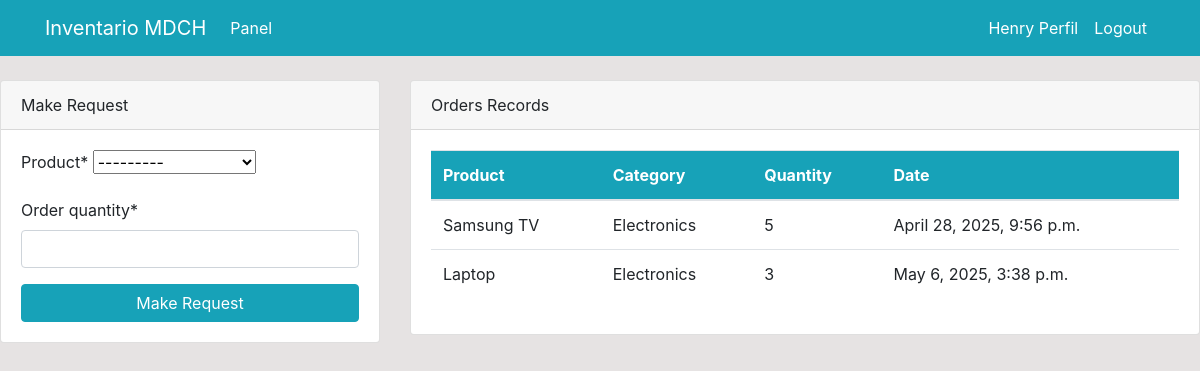
Screenshot of / (signed in) with the database file from the repository.
### dashboard/models.py (models this page shows, shortened)
class Order(models.Model):
    product=models.ForeignKey(Product, on_delete=models.CASCADE, null=True)
    staff=models.ForeignKey(User, models.CASCADE, null=True, blank=True)
    order_quantity=models.PositiveIntegerField(null=True)
    date=models.DateTimeField(auto_now_add=True)
    class   Meta:
        verbose_name_plural= 'Order'

class Product(models.Model):
    name= models.CharField(max_length=100, null=True)
    category=models.CharField(max_length=30, choices=CATEGORY, null=True)
    quantity=models.PositiveIntegerField (null=True)
    class   Meta:
        verbose_name_plural= 'Product'
    def __str__(self):
        return f'{self.name}-{self.quantity}'

### dashboard/views.py (the view)
# urls.py: path('', views.index, name='dashboard-index'),
@login_required
def index(request):
    orders=Order.objects.all()
    products=Product.objects.all()
    orders_count=orders.count()
    product_count=products.count()
    workers_count=User.objects.all().count()
    if request.method == 'POST':
        form=OrderForm (request.POST)
        if form.is_valid():
            instance = form.save(commit=False)
            instance.staff = request.user
            instance.save()
            return redirect('dashboard-index')
    else:
        form=OrderForm ()
    context={
        'orders':orders,
        'form':form,
        'products':products,
        'product_count':product_count,
        'workers_count':workers_count,
        'orders_count':orders_count,
    }
    return render (request, 'dashboard/index.html', context)

### dashboard/forms.py
class OrderForm(forms.ModelForm):
    class Meta:
        model = Order
        fields = ['product','order_quantity']

### templates/dashboard/index.html (shortened to what this page needs)
{% extends 'partials/base.html'%}
{% block content%}
{%if user.is_authenticated and user.is_staff and user.is_superuser%}
{% include 'partials/topnav.html'%}
    <div class="container">
        <div class="row my-5">
            <div class="col-md-6">
                <div class="bg-white">
                    <canvas id="myChart1" width="400" height="300"></canvas>
                    <script>
                        var ctx = document.getElementById('myChart1').getContext('2d');
                        var myChart1 = new Chart(ctx, {
                            type: 'pie',
                            data: {
                                labels: [{% for order in orders %} '{{ order.product.name }}', {% endfor %}],
                                datasets: [{
                                    label: 'Orders',
                                    data: [{% for order in orders %} {{ order.order_quantity }}, {% endfor %}],
                                    backgroundColor: [
                                        'rgba(255, 99, 132, 1)', 'rgba(54, 162, 235, 1)', 'rgba(255, 206, 86, 1)',
                                        'rgba(75, 192, 192, 1)', 'rgba(153, 102, 255, 1)', 'rgba(25, 159, 64, 1)',
                                        'rgba(211, 99, 12, 1)', 'rgba(234, 16, 235, 1)', 'rgba(255, 206, 86, 1)',
                                        'rgba(34, 142, 192, 1)', 'rgba(153, 102, 255, 1)', 'rgba(255, 159, 64, 1)',
                                    ],
                                    borderColor: [
                                        'rgba(255, 99, 132, 1)', 'rgba(54, 162, 235, 1)', 'rgba(255, 206, 86, 1)',
                                        'rgba(75, 192, 192, 1)', 'rgba(153, 102, 255, 1)', 'rgba(255, 159, 64, 1)',
                                        'rgba(25, 159, 64, 1)', 'rgba(211, 99, 12, 1)', 'rgba(234, 16, 235, 1)',
                                        'rgba(255, 206, 86, 1)', 'rgba(34, 142, 192, 1)', 'rgba(153, 102, 255, 1)',
                                        'rgba(255, 159, 64, 1)',
                                    ],
                                    borderWidth: 1
                                }]
                            },
                            options: {
                                scales: {
                                    yAxes: [{
                                        ticks: {
                                            beginAtZero: true
                                        }
                                    }]
                                }
                            }
                        });
                    </script>
                </div>
            </div>
            <div class="col-md-6">
                <div class="bg-white">
                    <canvas id="myChart" width="400" height="300"></canvas>
                    <script>
                        var ctx = document.getElementById('myChart').getContext('2d');
                        var myChart = new Chart(ctx, {
                            type: 'bar',
                            data: {
                                labels: [{% for product in products %} '{{ product.name }}', {% endfor %}],
                                datasets: [{
                                    label: 'Products',
                                    data: [{% for product in products %} {{ product.quantity }}, {% endfor %}],
                                    backgroundColor: [
                                        'rgba(75, 192, 192, 1)', 'rgba(153, 102, 255, 1)', 'rgba(25, 159, 64, 1)',
                                        'rgba(211, 99, 12, 1)', 'rgba(234, 16, 235, 1)', 'rgba(255, 206, 86, 1)',
                                        'rgba(34, 142, 192, 1)', 'rgba(153, 102, 255, 1)', 'rgba(255, 159, 64, 1)',
                                        'rgba(255, 99, 132, 1)', 'rgba(54, 162, 235, 1)', 'rgba(255, 206, 86, 1)',
                                        'rgba(75, 192, 192, 1)', 'rgba(153, 102, 255, 1)', 'rgba(255, 159, 64, 1)',
                                    ],
                                        borderColor: [
                                            'rgba(75, 192, 192, 1)', 'rgba(153, 102, 255, 1)', 'rgba(25, 159, 64, 1)',
                                            'rgba(211, 99, 12, 1)', 'rgba(234, 16, 235, 1)', 'rgba(255, 206, 86, 1)',
                                            'rgba(34, 142, 192, 1)', 'rgba(153, 102, 255, 1)', 'rgba(255, 159, 64, 1)',
                                            'rgba(255, 99, 132, 1)', 'rgba(54, 162, 235, 1)', 'rgba(255, 206, 86, 1)',
                                            'rgba(75, 192, 192, 1)', 'rgba(153, 102, 255, 1)', 'rgba(255, 159, 64, 1)'
                                        ],
                                    borderWidth: 1
                                }]
                            },
                            options: {
                                scales: {
                                    yAxes: [{
                                        ticks: {
                                            beginAtZero: true
                                        }
                                    }]
                                }
                            }
                        });
                    </script>
                </div>
            </div>
        </div>
    </div>
{% else %}
{% include 'dashboard/staff_index.html' %}
{% endif%}
{% endblock %}

### templates/partials/nav.html (shortened to what this page needs)
<nav class="navbar navbar-expand-lg navbar-info bg-info">
    <div class="container">
        {% if user.is_authenticated %}
        <a class="navbar-brand text-white" href="{% url 'dashboard-index' %}">Inventario MDCH</a>
        <div class="collapse navbar-collapse" id="navbarSupportedContent">
            <ul class="navbar-nav mr-auto">
                <li class="nav-item active">
                    <a class="nav-link text-white" href="{% url 'dashboard-index' %}">Panel </a>
                </li>
            </ul>
            <ul class="navbar-nav ml-auto">
                <li class="nav-item active">
                    <a class="nav-link text-white" href="{% url 'user-profile' %}">{{ selected_staff_username|default:user.username }} Perfil
                        <span class="sr-only">(current)</span></a>
                </li>
                <li class="nav-item">
                    <form action="{% url 'user-logout' %}" method="POST" style="display:inline;">
                        <button type="submit" class="btn btn-link nav-link text-white" style="border: none; background: none;">Logout</button>
                    </form>
                </li>
            </ul>
        </div>
        {% endif %}
    </div>
</nav>

### templates/dashboard/staff_index.html (shortened to what this page needs)
{% load crispy_forms_tags %}
<div class="conteinere">
    <div>
        <div class="row mt-4">
            <div class="col-md-4">
                <div class="card">
                    <div class="card-header">
                        Make Request
                    </div>
                    <div class="card-body">
                        <form method="POST">
                            {{ form|crispy }}
                            <input class="btn btn-info btn-block" type="submit" value="Make Request">
                        </form>
                    </div>
                </div>
            </div>
            <div class="col-md-8">
                <div class="card">
                    <div class="card-header">
                        Orders Records
                    </div>
                    <div class="card-body">
                        <table class="table bg-white">
                            <thead class="bg-info text-white">
                                <tr>
                                    <th scope="col">Product</th>
                                    <th scope="col">Category</th>
                                    <th scope="col">Quantity</th>
                                    <th scope="col">Date</th>
                                </tr>
                            </thead>
                            <tbody>
                                {%for order in orders %}
                                {%if order.staff == request.user%}
                                <tr>
                                    <td>{{order.product.name}}</td>
                                    <td>{{order.product.category}}</td>
                                    <td>{{order.order_quantity}}</td>
                                    <td>{{order.date}}</td>
                                </tr>
                                {% endif %}
                                {% endfor %}
                            </tbody>
                        </table>
                    </div>
                </div>
            </div>
        </div>
    </div>
</div>

### static/style.css (style rules this page uses)
body { background: rgb(230, 227, 227); }
.navbar-nav li { list-style: none; margin: 0; }

### rows the page displays
Order: product.name "Samsung TV", product.category "Electronics", order_quantity "5", date "April 28, 2025, 9:56 p.m."
Order: product.name "Laptop", product.category "Electronics", order_quantity "3", date "May 6, 2025, 3:38 p.m."

### other values shown
{{ selected_staff_username|default:user.username }} "Henry"
